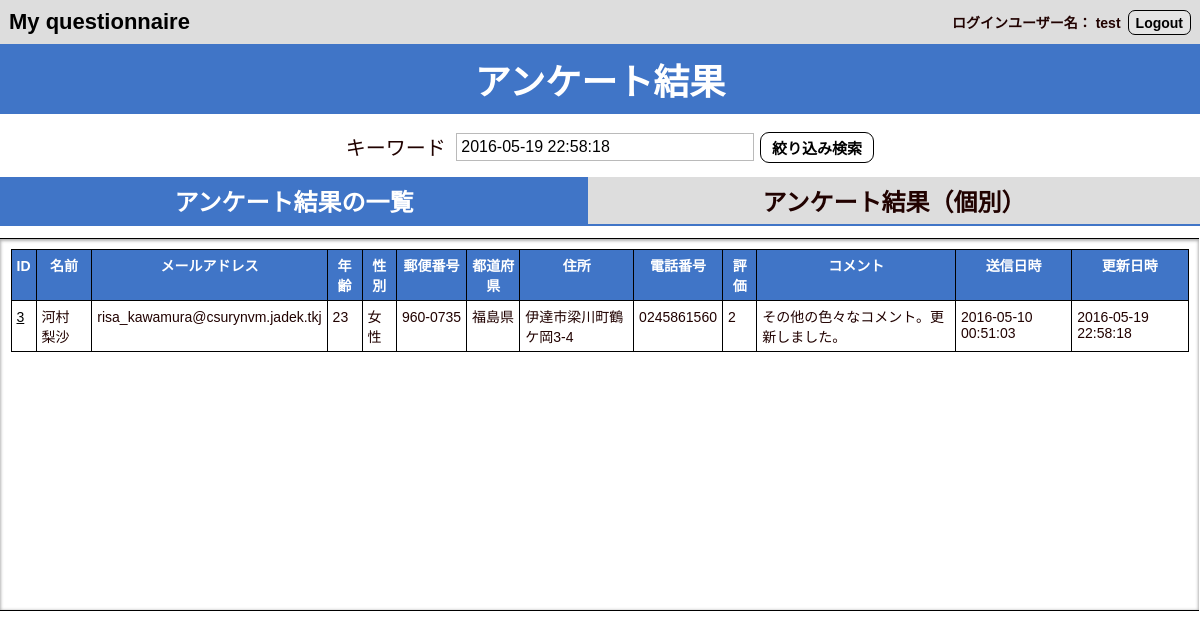
Screenshot of /8/select.php?keyword=2016-05-19 22:58:18 (signed in) with the database file from the repository.
### tables this page shows
CREATE TABLE IF NOT EXISTS `an_table` (
`id` int(12) NOT NULL,
  `name` varchar(64) NOT NULL,
  `mail` varchar(128) NOT NULL,
  `age` tinyint(3) unsigned NOT NULL COMMENT '年齢',
  `sex` enum('男性','女性','無回答','') NOT NULL,
  `postal_1` varchar(10) NOT NULL,
  `postal_2` varchar(10) NOT NULL,
  `region` varchar(10) NOT NULL,
  `address` varchar(128) NOT NULL,
  `tel` varchar(20) NOT NULL,
  `rating` tinyint(1) unsigned NOT NULL,
  `comments` text NOT NULL,
  `date` datetime NOT NULL,
  `date_updated` datetime NOT NULL
);

### 8/lib/h.php (called while the page is built)
<?php
function h($var)
{
  if (is_array($var)) {
    return array_map('h', $var);
  } else {
    return htmlspecialchars($var, ENT_QUOTES, 'UTF-8');
  }
}

### 8/select.php (the view, shortened to what this page needs)
<?php
require_once './login.php';
?>
<?php
$dataHtmlArray = [];
require_once './lib/connectdb.php';
$keyword = "";
if (!isset($_GET["keyword"])) {
    $stmt = $pdo->prepare("SELECT * FROM an_table ORDER BY id DESC LIMIT 5");
} else {
    $keyword = $_GET["keyword"];
    $stmt = $pdo->prepare("SELECT * FROM an_table WHERE concat(id, name, mail, age, sex, postal_1, postal_2, region, address, tel, rating, comments, date, date_updated) LIKE ? ESCAPE '!' ORDER BY id DESC");
    $stmt->bindValue(1, '%' . preg_replace('/(?=[!_%])/', '!', $keyword) . '%', PDO::PARAM_STR);
}
$flag = $stmt->execute();
if ($flag == false) {
    $view = "SQLエラー";
} else {
    while ($result = $stmt->fetch(PDO::FETCH_ASSOC)) {
        $array = [$result['id'], $result['name'], $result['mail'], $result['age'], $result['sex'], $result['postal_1'], $result['postal_2'], $result['region'], $result['address'], $result['tel'], $result['rating'], $result['comments'], $result['date'], $result['date_updated']];
        list($id, $name, $mail, $age, $sex, $postal_1, $postal_2, $region, $address, $tel, $rating, $comments, $date, $date_updated) = $array;
        $dataRowHtml_item = '<td class="id"><a class="updateLink" href="detail.php?id=' . $id . '">' . $id . '</a><td class="name">' . $name . '</td><td class="mail">' . $mail . '</td><td class="age">' . $age . '</td><td class="sex">' . $sex . '</td><td class="postal">' . $postal_1 . '-' . $postal_2 . '</td><td class="region">' . $region . '</td><td class="address">' . $address . '</td><td class="tel">' . $tel . '</td><td class="rating">' . $rating . '</td><td class="comments">' . $comments . '</td><td class="date">' . $date . '</td><td class="date_updated">' . $date_updated . '</td>';
        $dataRowHtml = '<tr>' . $dataRowHtml_item . '</tr>';
        $dataHtmlArray[] = $dataRowHtml;
    }
}
$dataHtmlArrayString = implode("\n", $dataHtmlArray);
?>
<!DOCTYPE HTML>
<html lang="ja">
    <head>
        <link rel="stylesheet" href="css/reset.css">
        <link rel="stylesheet" href="css/common.css">
    </head>
    <body>
        <header class="headerGlobal">
            <div class="top"><a href="./">My questionnaire</a></div>
            <div class="userMenu">
                ログインユーザー名：
                <?=h($_SESSION['username']);?>
                <div class="button" id="loginButton"><a href="./logout.php">Logout</a></div>
            </div>
        </header>
        <h1>アンケート結果</h1>
        <form id = "searchForm" name="searchForm" action="./select.php" method="get">
            <p>
            <span class="itemName">キーワード</span>
                <span class="itemBody"><input id="keywordBox" type="text" name="keyword" size="20" value="<?=h($keyword);?>"></span>
            <input class="active smallSubmit" type="submit" name="search" value="絞り込み検索">
            </p>
        </form>
        <main>
            <ul class="sectionTabs">
                <li class="resultTitle activeTitle">アンケート結果の一覧</li>
                <li class="resultTitle">アンケート結果（個別）</li>
            </ul>
            <section id="rowData" class="resultBody activeResult">
                <div id="resultTable" class="scroll_div">
                    <table data-fixedhead="rows:1; cols:1">
                    <thead><tr><th>ID</th><th>名前</th><th>メールアドレス</th><th>年齢</th><th>性別</th><th>郵便番号</th><th>都道府県</th><th>住所</th><th>電話番号</th><th>評価</th><th>コメント</th><th>送信日時</th><th>更新日時</th></tr></thead>
                    <tbody>
                    <?=$dataHtmlArrayString?>
                    </tbody>
                    </table>
                </div>
            </section>
        </main>
    </body>
</html>

### 8/css/common.css (style rules this page uses)
body { background-color: #fff; margin: 0; padding: 0; text-align: center; font-size: 18px; -webkit-font-smoothing: antialiased; font: 18px 'Lucida Grande', 'Lucida Sans Unicode', 'Hiragino Kaku Gothic Pro', 'ヒラギノ角ゴ Pro W3', メイリオ, Meiryo, 'ＭＳ Ｐゴシック', Helvetica, Arial, Verdana, sans-serif; }
.headerGlobal { font-size: 18px; font-weight: bold; padding: 0.5em; background: #ddd; text-align: left; display: flex; flex-direction: row; flex-wrap: wrap; justify-content:space-between; align-items: center; align-content: flex-start; }
.top { font-size: 22px; font-weight: bold; }
.userMenu { display: flex; flex-direction: row; flex-wrap: wrap; justify-content:flex-end; align-items: center; align-content: flex-start; }
.userMenu .button { margin-left: 0.5em; }
h1 { font-size: 36px; padding: 0.25em; background: #4075c7; color: #fff; margin-bottom: 0.5em; }
main { text-align: center; display: flex; -webkit-flex-direction: column; flex-direction: column; -webkit-flex-wrap: wrap; flex-wrap: wrap; -webkit-justify-content: center; justify-content: center; }
form { margin: auto; }
form p { font-size: 20px; vertical-align: top; }
.itemName { display: inline-block; width: 6em; text-align: right; vertical-align: top; padding-right: 0.25em; }
.itemBody { display: inline-block; text-align: left; }
input, textarea, select { color: #000; }
input[type="email"], input[type="password"], input[type="text"], input[type="tel"], input[type="number"], textarea, label, select { font-size: 16px; padding: 0.25em; }
input[type="email"], input[type="password"], input[type="text"], input[type="tel"], textarea { width: 18em; }
input[type="submit"] { font-size: 24px; font-weight: bold; padding: 0.25em 0.75em; border-radius: 0.6em; cursor: pointer; }
input[type="submit"].active { color: #000; background: #fff; }
.active { color: #666; border: 1px solid #000; }
input[type="submit"].smallSubmit { font-size: 15px; }
.button { border: 1px solid #000; cursor: pointer; padding: 0.25em 0.5em; border-radius: 0.5em; background: hsla(0, 0%, 100%, 0.2); font-weight: bold; }
#loginButton a { margin: 0.25em -0.5em; padding: 0.25em 0.5em; border-radius: 0.5em; }
#rowData { margin: 0; }
.sectionTabs { display: flex; flex-direction: row; flex-wrap: wrap; justify-content:space-between; align-items: center; align-content: flex-start; padding: 0; }
.resultTitle { flex-grow:1; cursor: pointer; background: #ddd; font-size: 24px; font-weight: bold; margin-bottom: 0.5em; border-bottom: 2px solid #4075c7; padding: 0.25em; }
.activeTitle { color: #fff; background: #4075c7; }
.activeResult { display: block; }
.resultBody { display: none; }
.activeResult { display: flex; flex-direction: row; flex-wrap: wrap; justify-content:flex-start; align-items: flex-start; align-content: flex-start; }
#searchForm { margin-top: 0.5em; margin-bottom: 1em; }
#resultTable { height: 25em; overflow: auto; background: #fff; padding: 0.75em 0.75em; border-top: 1px solid #000; border-bottom: 1px solid #000; box-shadow: 0px 1px 3px 1px rgba(0, 0, 0, 0.3) inset; -moz-box-shadow: 0px 1px 3px 1px rgba(0, 0, 0, 0.3) inset; -webkit-box-shadow: 0px 1px 3px 1px rgba(0, 0, 0, 0.3) inset; text-align: center; }
table { border: 1px solid #000; margin: auto; }
td, th { border: 1px solid #000; padding: 5px; }
th { background: #4075c7; color: #fff; }
td { text-align: left; }
.updateLink { text-decoration: underline; }
.scroll_div { overflow: auto; }

### rows the page displays
an_table: id "3", name "河村 梨沙", mail "risa_kawamura@csurynvm.jadek.tkj", age "23", sex "女性", postal_1 "960", postal_2 "0735", region "福島県", address "伊達市梁川町鶴ケ岡3-4", tel "0245861560", rating "2", comments "その他の色々なコメント。更新しました。", date "2016-05-10 00:51:03", date_updated "2016-05-19 22:58:18"

### other values shown
$_SESSION['username'] "test"
